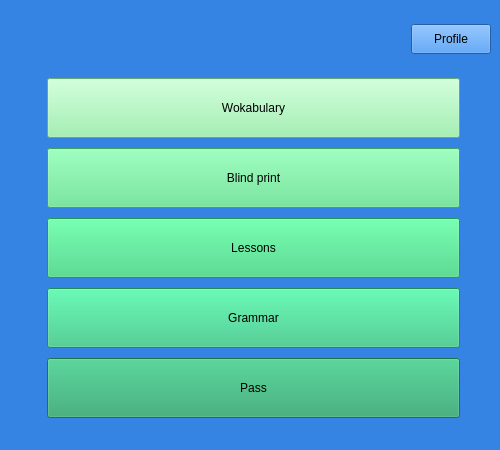
<?xml version="1.0" encoding="UTF-8"?>
<ui version="4.0">
 <class>MainWindow</class>
 <widget class="QMainWindow" name="MainWindow">
  <property name="geometry">
   <rect>
    <x>0</x>
    <y>0</y>
    <width>500</width>
    <height>450</height>
   </rect>
  </property>
  <property name="windowTitle">
   <string>MyLearn</string>
  </property>
  <property name="styleSheet">
   <string notr="true">background-color: rgb(53, 132, 228);</string>
  </property>
  <widget class="QWidget" name="centralwidget">
   <layout class="QGridLayout" name="gridLayout">
    <item row="1" column="4">
     <spacer name="horizontalSpacer_3">
      <property name="orientation">
       <enum>Qt::Horizontal</enum>
      </property>
      <property name="sizeType">
       <enum>QSizePolicy::Minimum</enum>
      </property>
      <property name="sizeHint" stdset="0">
       <size>
        <width>25</width>
        <height>20</height>
       </size>
      </property>
     </spacer>
    </item>
    <item row="1" column="0">
     <spacer name="verticalSpacer_2">
      <property name="orientation">
       <enum>Qt::Vertical</enum>
      </property>
      <property name="sizeHint" stdset="0">
       <size>
        <width>20</width>
        <height>40</height>
       </size>
      </property>
     </spacer>
    </item>
    <item row="0" column="2" colspan="3">
     <layout class="QGridLayout" name="gridLayout_2">
      <property name="topMargin">
       <number>1</number>
      </property>
      <item row="1" column="2">
       <widget class="QPushButton" name="profileOpenButton">
        <property name="sizePolicy">
         <sizepolicy hsizetype="Minimum" vsizetype="Minimum">
          <horstretch>0</horstretch>
          <verstretch>0</verstretch>
         </sizepolicy>
        </property>
        <property name="minimumSize">
         <size>
          <width>80</width>
          <height>30</height>
         </size>
        </property>
        <property name="maximumSize">
         <size>
          <width>100</width>
          <height>30</height>
         </size>
        </property>
        <property name="text">
         <string>Profile</string>
        </property>
       </widget>
      </item>
      <item row="1" column="1">
       <spacer name="horizontalSpacer_2">
        <property name="orientation">
         <enum>Qt::Horizontal</enum>
        </property>
        <property name="sizeType">
         <enum>QSizePolicy::MinimumExpanding</enum>
        </property>
        <property name="sizeHint" stdset="0">
         <size>
          <width>40</width>
          <height>20</height>
         </size>
        </property>
       </spacer>
      </item>
      <item row="1" column="0">
       <spacer name="verticalSpacer_3">
        <property name="orientation">
         <enum>Qt::Vertical</enum>
        </property>
        <property name="sizeType">
         <enum>QSizePolicy::Minimum</enum>
        </property>
        <property name="sizeHint" stdset="0">
         <size>
          <width>20</width>
          <height>58</height>
         </size>
        </property>
       </spacer>
      </item>
     </layout>
    </item>
    <item row="1" column="3">
     <layout class="QGridLayout" name="gridLayout_3">
      <property name="sizeConstraint">
       <enum>QLayout::SetMinAndMaxSize</enum>
      </property>
      <item row="4" column="0">
       <widget class="QPushButton" name="grammarOpenButton">
        <property name="sizePolicy">
         <sizepolicy hsizetype="Minimum" vsizetype="Minimum">
          <horstretch>0</horstretch>
          <verstretch>0</verstretch>
         </sizepolicy>
        </property>
        <property name="maximumSize">
         <size>
          <width>700</width>
          <height>60</height>
         </size>
        </property>
        <property name="styleSheet">
         <string notr="true">background-color: rgb(46, 194, 126);</string>
        </property>
        <property name="text">
         <string>Grammar</string>
        </property>
       </widget>
      </item>
      <item row="2" column="0">
       <widget class="QPushButton" name="blindPrintOpenButton">
        <property name="sizePolicy">
         <sizepolicy hsizetype="Minimum" vsizetype="Minimum">
          <horstretch>0</horstretch>
          <verstretch>0</verstretch>
         </sizepolicy>
        </property>
        <property name="maximumSize">
         <size>
          <width>700</width>
          <height>60</height>
         </size>
        </property>
        <property name="styleSheet">
         <string notr="true">background-color: rgb(87, 227, 137);</string>
        </property>
        <property name="text">
         <string>Blind print</string>
        </property>
       </widget>
      </item>
      <item row="0" column="0">
       <widget class="QPushButton" name="wokabularyOpenButton">
        <property name="sizePolicy">
         <sizepolicy hsizetype="Minimum" vsizetype="Minimum">
          <horstretch>0</horstretch>
          <verstretch>0</verstretch>
         </sizepolicy>
        </property>
        <property name="maximumSize">
         <size>
          <width>700</width>
          <height>60</height>
         </size>
        </property>
        <property name="styleSheet">
         <string notr="true">background-color: rgb(143, 240, 164);</string>
        </property>
        <property name="text">
         <string>Wokabulary</string>
        </property>
       </widget>
      </item>
      <item row="3" column="0">
       <widget class="QPushButton" name="lessonChoiceOpenButton">
        <property name="sizePolicy">
         <sizepolicy hsizetype="MinimumExpanding" vsizetype="Minimum">
          <horstretch>0</horstretch>
          <verstretch>0</verstretch>
         </sizepolicy>
        </property>
        <property name="maximumSize">
         <size>
          <width>700</width>
          <height>60</height>
         </size>
        </property>
        <property name="styleSheet">
         <string notr="true">background-color: rgb(51, 209, 122);</string>
        </property>
        <property name="text">
         <string>Lessons</string>
        </property>
       </widget>
      </item>
      <item row="5" column="0">
       <widget class="QPushButton" name="passButton">
        <property name="sizePolicy">
         <sizepolicy hsizetype="Maximum" vsizetype="Minimum">
          <horstretch>0</horstretch>
          <verstretch>0</verstretch>
         </sizepolicy>
        </property>
        <property name="maximumSize">
         <size>
          <width>700</width>
          <height>60</height>
         </size>
        </property>
        <property name="styleSheet">
         <string notr="true">background-color: rgb(38, 162, 105);</string>
        </property>
        <property name="text">
         <string>Pass</string>
        </property>
       </widget>
      </item>
     </layout>
    </item>
    <item row="2" column="3">
     <spacer name="verticalSpacer">
      <property name="orientation">
       <enum>Qt::Vertical</enum>
      </property>
      <property name="sizeType">
       <enum>QSizePolicy::Maximum</enum>
      </property>
      <property name="sizeHint" stdset="0">
       <size>
        <width>15</width>
        <height>15</height>
       </size>
      </property>
     </spacer>
    </item>
    <item row="0" column="0" colspan="2">
     <layout class="QVBoxLayout" name="verticalLayout">
      <item>
       <spacer name="horizontalSpacer_4">
        <property name="orientation">
         <enum>Qt::Horizontal</enum>
        </property>
        <property name="sizeType">
         <enum>QSizePolicy::Maximum</enum>
        </property>
        <property name="sizeHint" stdset="0">
         <size>
          <width>25</width>
          <height>9</height>
         </size>
        </property>
       </spacer>
      </item>
     </layout>
    </item>
   </layout>
  </widget>
 </widget>
 <resources/>
 <connections/>
</ui>
